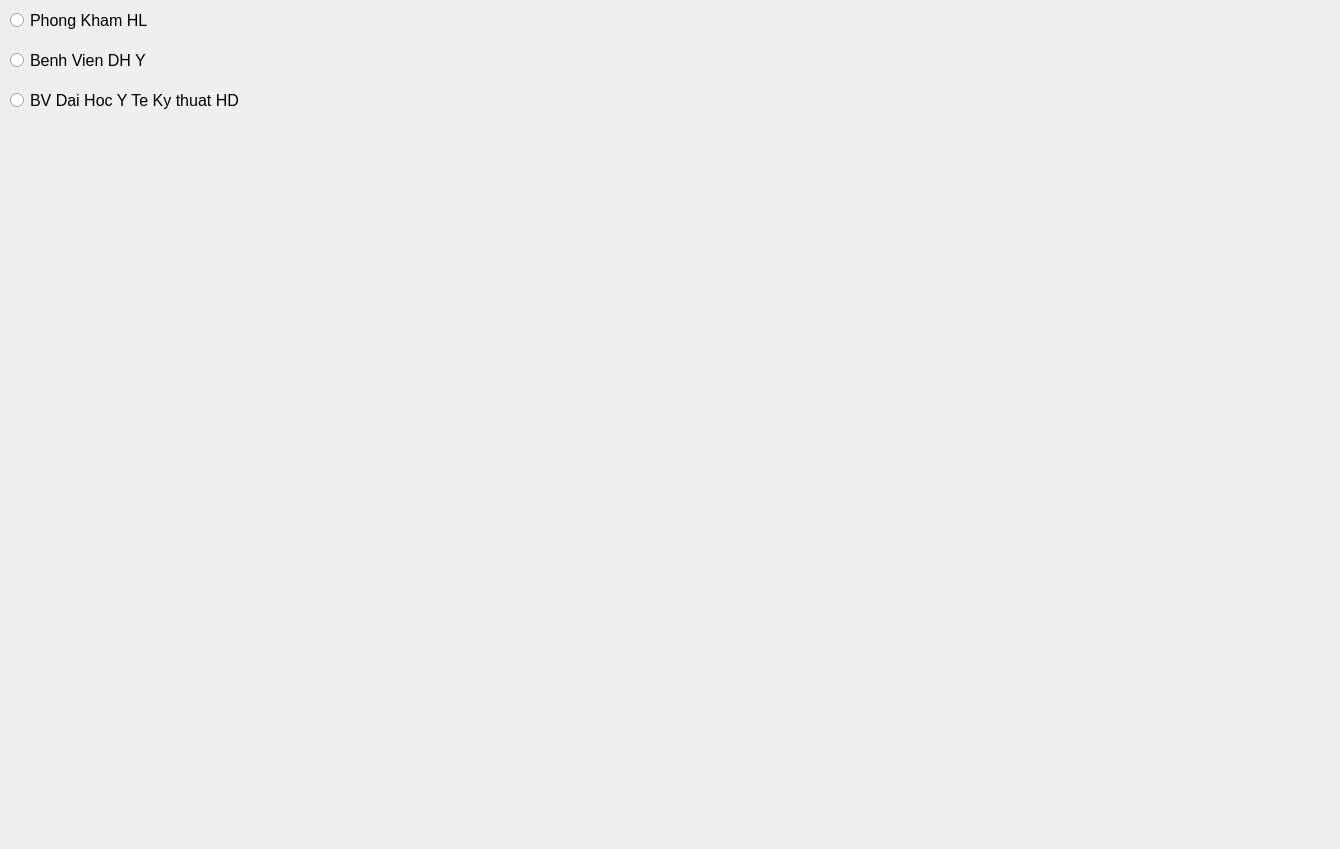
<?xml version="1.0" encoding="UTF-8"?>
<ui version="4.0">
 <class>Form</class>
 <widget class="QWidget" name="Form">
  <property name="geometry">
   <rect>
    <x>0</x>
    <y>0</y>
    <width>1340</width>
    <height>849</height>
   </rect>
  </property>
  <property name="windowTitle">
   <string>Form</string>
  </property>
  <widget class="QWidget" name="verticalLayoutWidget">
   <property name="geometry">
    <rect>
     <x>10</x>
     <y>0</y>
     <width>1481</width>
     <height>121</height>
    </rect>
   </property>
   <layout class="QVBoxLayout" name="verticalLayout">
    <property name="spacing">
     <number>7</number>
    </property>
    <item>
     <widget class="QRadioButton" name="buttonHoangLong">
      <property name="font">
       <font>
        <pointsize>12</pointsize>
       </font>
      </property>
      <property name="layoutDirection">
       <enum>Qt::LeftToRight</enum>
      </property>
      <property name="text">
       <string>Phong Kham HL</string>
      </property>
     </widget>
    </item>
    <item>
     <widget class="QRadioButton" name="buttonBHDHY">
      <property name="font">
       <font>
        <pointsize>12</pointsize>
       </font>
      </property>
      <property name="layoutDirection">
       <enum>Qt::LeftToRight</enum>
      </property>
      <property name="text">
       <string>Benh Vien DH Y</string>
      </property>
     </widget>
    </item>
    <item>
     <widget class="QRadioButton" name="buttonHaiDuong">
      <property name="font">
       <font>
        <pointsize>12</pointsize>
       </font>
      </property>
      <property name="layoutDirection">
       <enum>Qt::LeftToRight</enum>
      </property>
      <property name="text">
       <string>BV Dai Hoc Y Te Ky thuat HD</string>
      </property>
     </widget>
    </item>
   </layout>
  </widget>
 </widget>
 <resources/>
 <connections/>
</ui>
